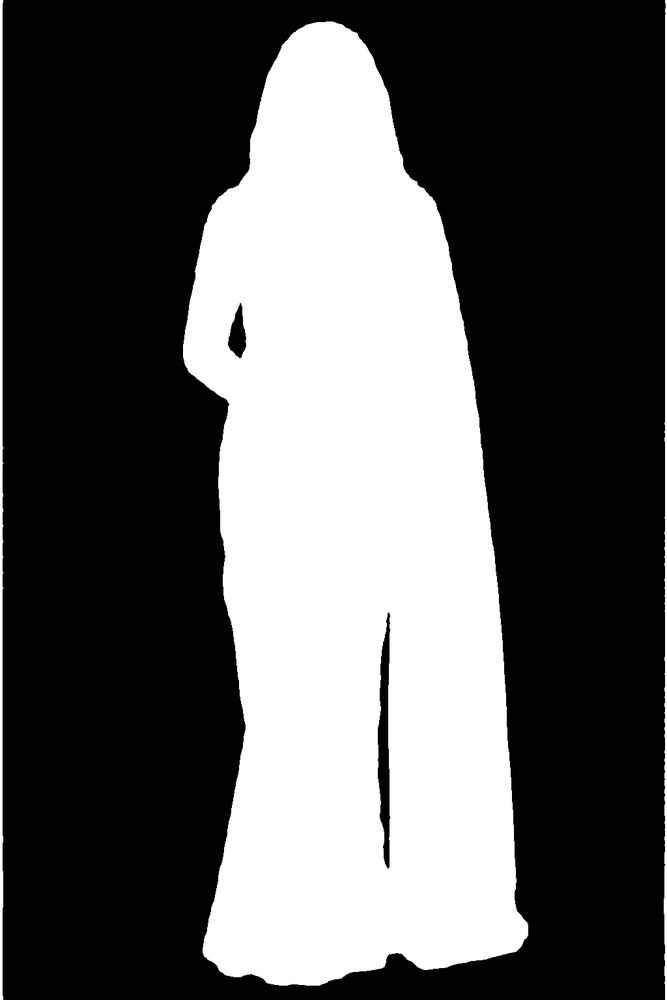
#> input picture Backend/base_models/front/masks/full_body.png, 667 x 1000 px, shrunk from 1024 x 1536 before the run
$ python invert_mask.py
#> lines starting #> are read from the running program, lines starting #| are printed output that depends on the picture
import cv2

mask = cv2.imread(
    "base_models/front/masks/full_body.png",
    cv2.IMREAD_GRAYSCALE
)
#> mask is the input picture: shape (1000, 667); min 0, max 255, mean 90

mask = cv2.bitwise_not(mask)
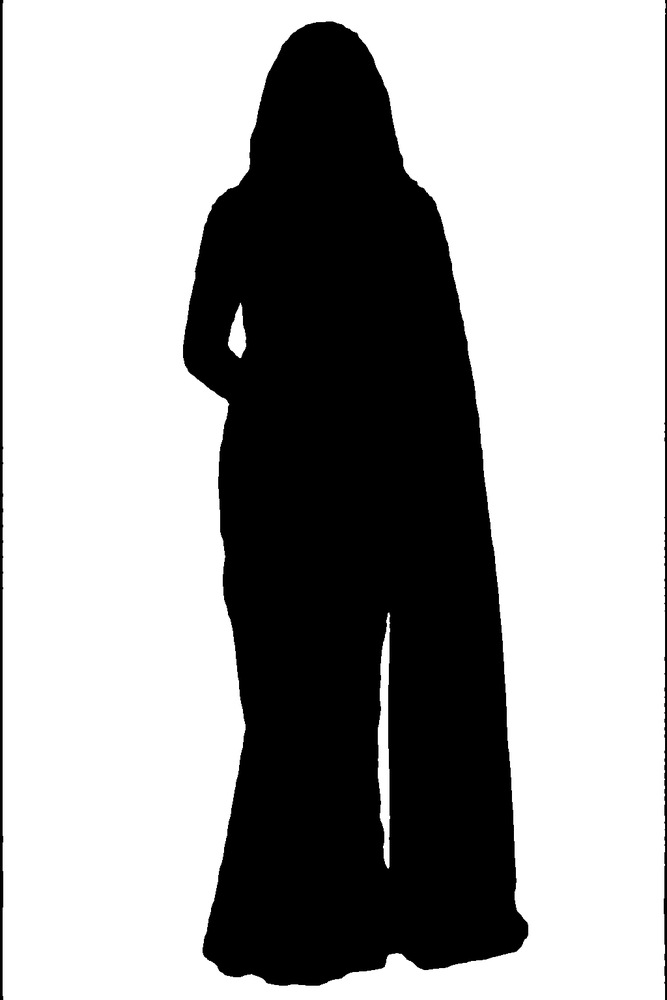
#> mask: shape (1000, 667); min 0, max 255, mean 165

cv2.imwrite(
    "base_models/front/masks/full_body.png",
    mask
)

print("Mask inverted")

$ run again, with Backend/base_models/front/masks/blouse.png copied over Backend/base_models/front/masks/full_body.png
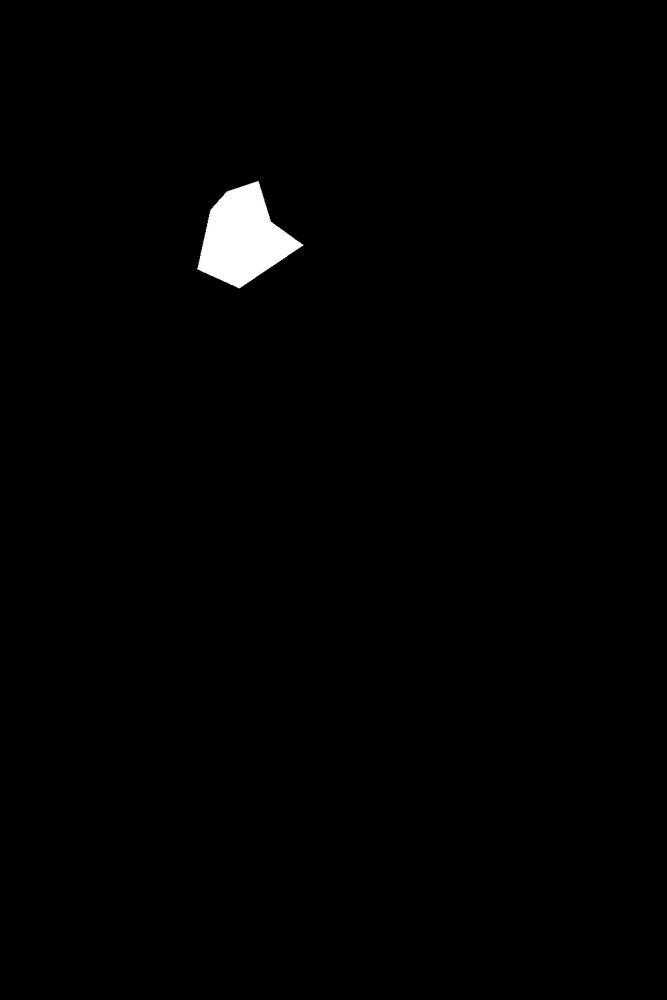
#> input picture Backend/base_models/front/masks/blouse.png, 667 x 1000 px, shrunk from 1024 x 1536 before the run
#> mask is the input picture: shape (1000, 667); min 0, max 255, mean 2.4
#> `mask = cv2.bitwise_not(mask)`:
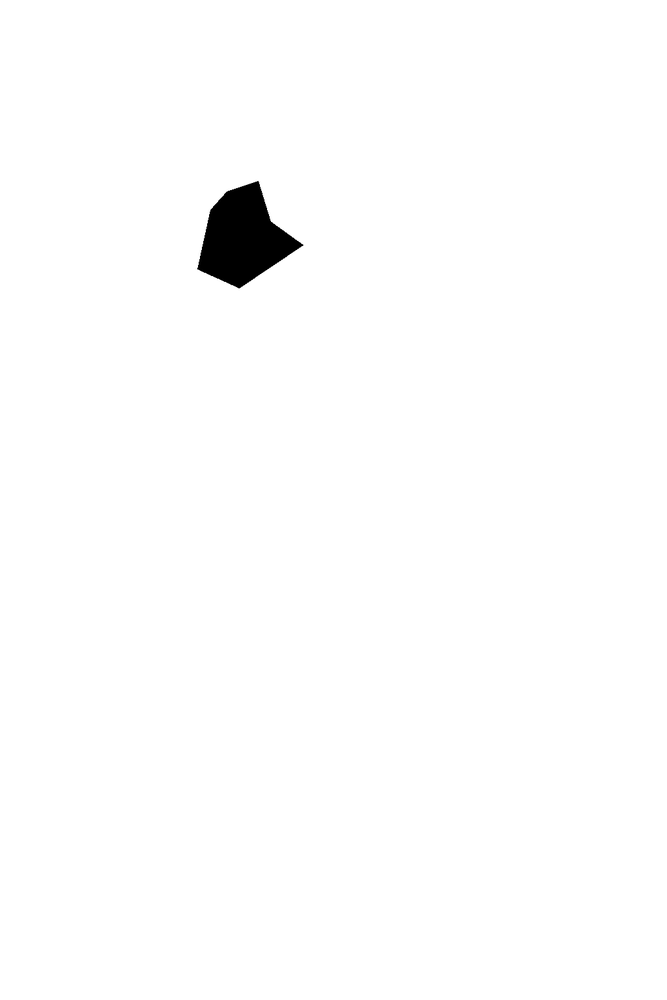
#> mask: shape (1000, 667); min 0, max 255, mean 252.6

$ run again, with Backend/base_models/front/masks/bottom.png copied over Backend/base_models/front/masks/full_body.png
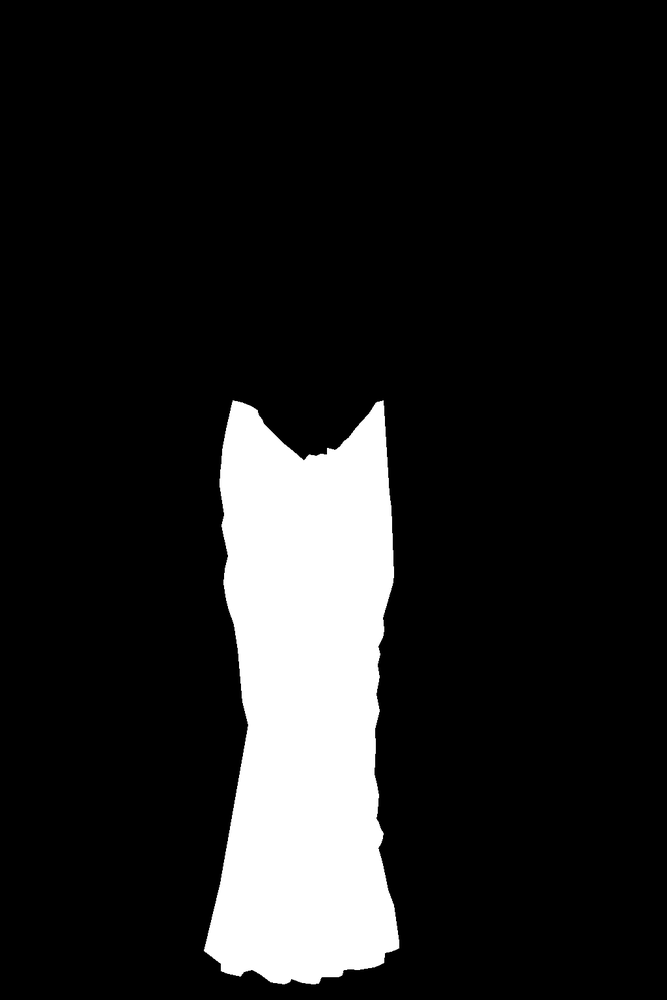
#> input picture Backend/base_models/front/masks/bottom.png, 667 x 1000 px, shrunk from 1024 x 1536 before the run
#> mask is the input picture: shape (1000, 667); min 0, max 255, mean 32.7
#> `mask = cv2.bitwise_not(mask)`:
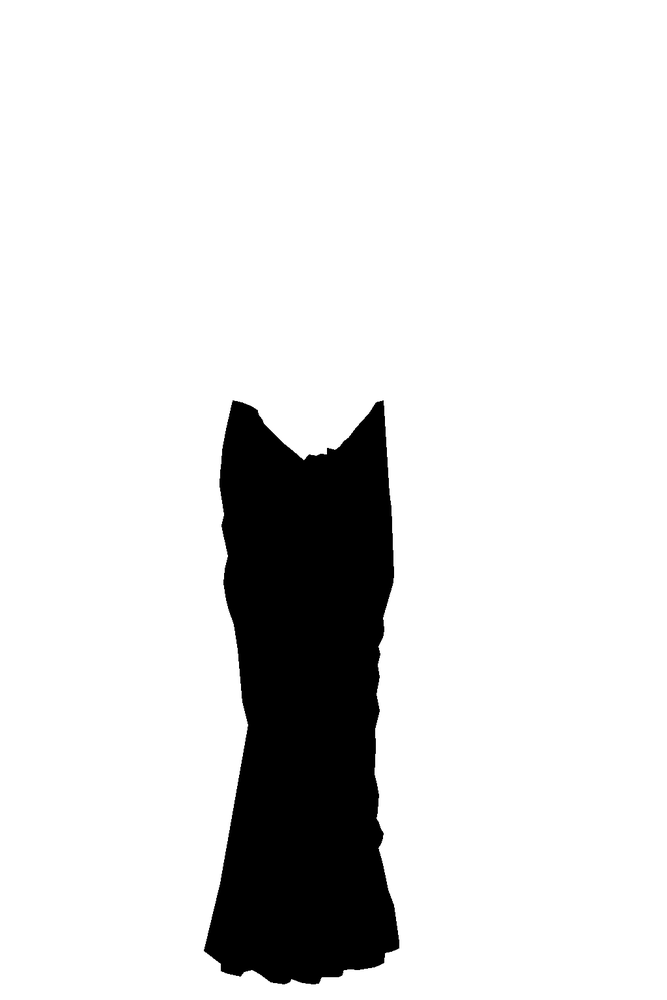
#> mask: shape (1000, 667); min 0, max 255, mean 222.3
